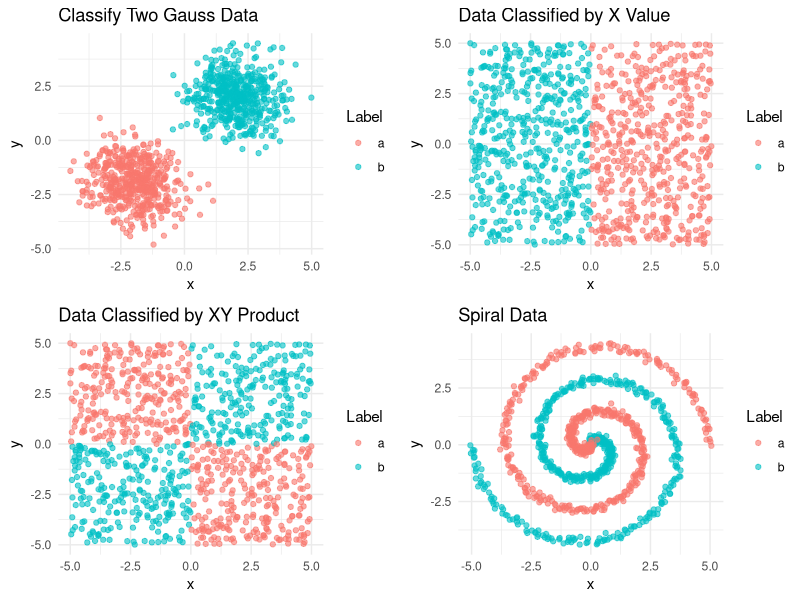

This chart was generated by the following R code:
## ---- chunk 1
#| label: load-packages
#| include: false

library(tidyverse)
## ---- chunk 2
#| label: setup
#| include: false

# For better figure resolution
knitr::opts_chunk$set(
  fig.retina = 3, 
  dpi = 300, 
  fig.width = 6, 
  fig.asp = 0.618, 
  out.width = "70%"
  )
## ---- chunk 3
#| label: load-data
#| include: false

genGauss <- function(cx, cy, num_samples, variance, label) {
  x <- rnorm(num_samples, mean=cx, sd=sqrt(variance))
  y <- rnorm(num_samples, mean=cy, sd=sqrt(variance))
  data.frame(x=x, y=y, label=label)
}

classifyTwoGaussData <- function(num_samples, noise) {
  variance_scale <- function(noise) { (1 - noise) * 0.5 + noise * 4 }
  variance <- variance_scale(noise)
  points1 <- genGauss(2, 2, num_samples/2, variance, 'b')
  points2 <- genGauss(-2, -2, num_samples/2, variance, 'a')
  points <- rbind(points1, points2)
  return(points)
}

set.seed(123)
data_two <- classifyTwoGaussData(1000, 0.1)
gauss_plot <- ggplot(data_two, aes(x=x, y=y, color=factor(label))) +
  geom_point(alpha=0.6) +
  labs(title="Classify Two Gauss Data", color="Label") +
  theme_minimal()


generateDataByX <- function(num_samples) {
  x <- runif(num_samples, min=-5, max=5)
  y <- runif(num_samples, min=-5, max=5)
  label <- ifelse(x >= 0, 'a', 'b')
  data <- data.frame(x=x, y=y, label=label)
  return(data)
}

set.seed(123)
data_by_x <- generateDataByX(1000)
x_plot <- ggplot(data_by_x, aes(x=x, y=y, color=factor(label))) +
  geom_point(alpha=0.6) +
  labs(title="Data Classified by X Value", color="Label") +
  theme_minimal()


generateDataByXYProduct <- function(num_samples) {
  x <- runif(num_samples, min=-5, max=5)
  y <- runif(num_samples, min=-5, max=5)
  label <- ifelse(x * y >= 0, 'b', 'a')
  data <- data.frame(x=x, y=y, label=label)
  return(data)
}

set.seed(123)
data_by_xy <- generateDataByXYProduct(1000)
xy_plot <- ggplot(data_by_xy, aes(x=x, y=y, color=factor(label))) +
  geom_point(alpha=0.6) +
  labs(title="Data Classified by XY Product", color="Label") +
  theme_minimal()


generateSpiralData <- function(num_samples, noise) {
  n <- num_samples / 2  # Half for each label
  points <- data.frame(x=numeric(0), y=numeric(0), label=character(0))
  genSpiral <- function(deltaT, label) {
    for (i in seq_len(n)) {
      r <- i / n * 5
      t <- 1.75 * i / n * 2 * pi + deltaT
      x <- r * sin(t) + rnorm(1, mean=0, sd=noise)
      y <- r * cos(t) + rnorm(1, mean=0, sd=noise)
      points <<- rbind(points, data.frame(x=x, y=y, label=label))
    }
  }
  genSpiral(0, 'b')  # Generating points labeled 'b'
  genSpiral(pi, 'a')  # Generating points labeled 'a'
  return(points)
}

set.seed(123)
spiral_data <- generateSpiralData(1000, 0.1)
spiral_plot <- ggplot(spiral_data, aes(x=x, y=y, color=factor(label))) +
  geom_point(alpha=0.6) +
  labs(title="Spiral Data", color="Label") +
  theme_minimal()
## ---- chunk 4
library(cowplot)

plot_grid(gauss_plot, x_plot, xy_plot, spiral_plot)

